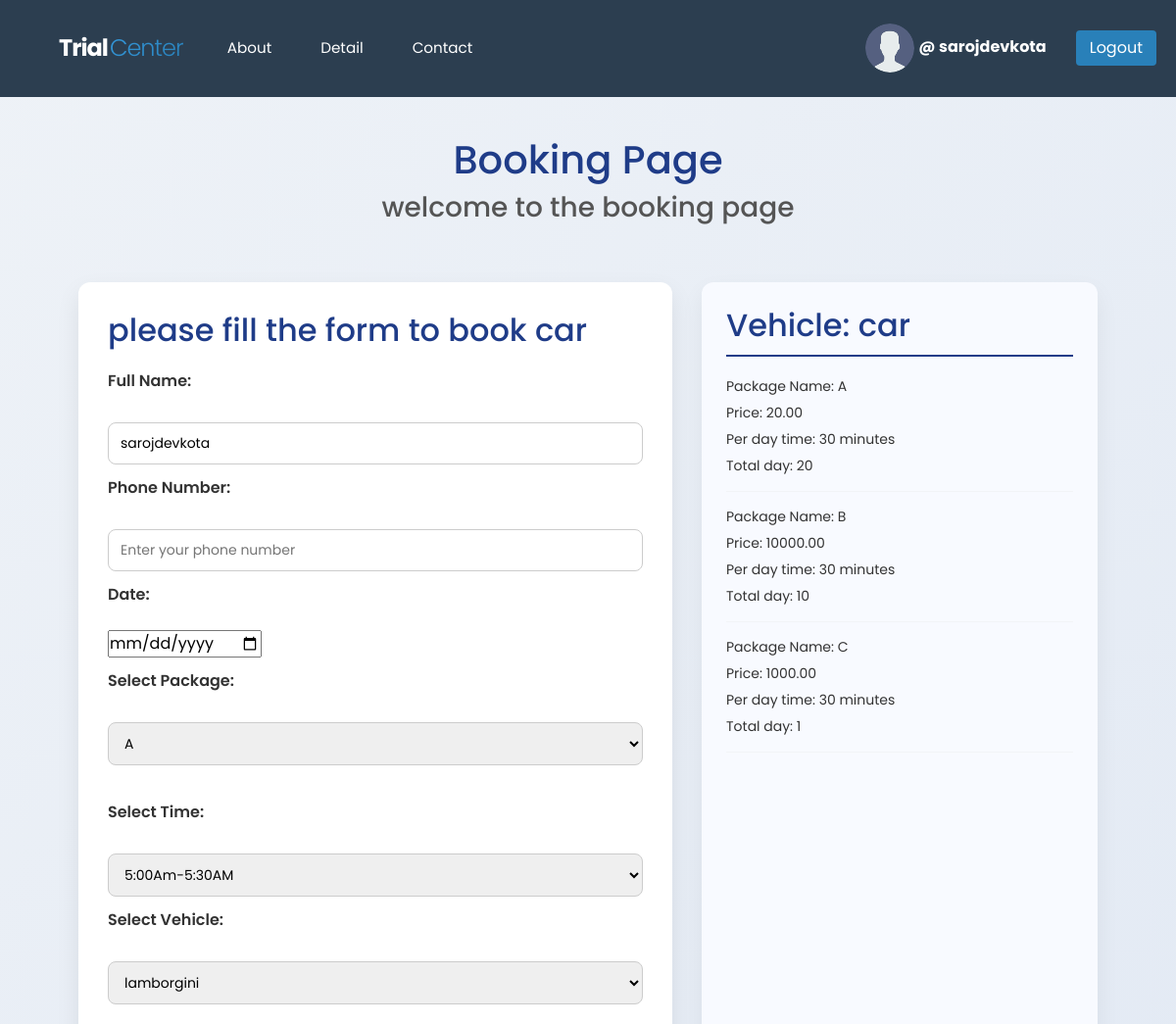
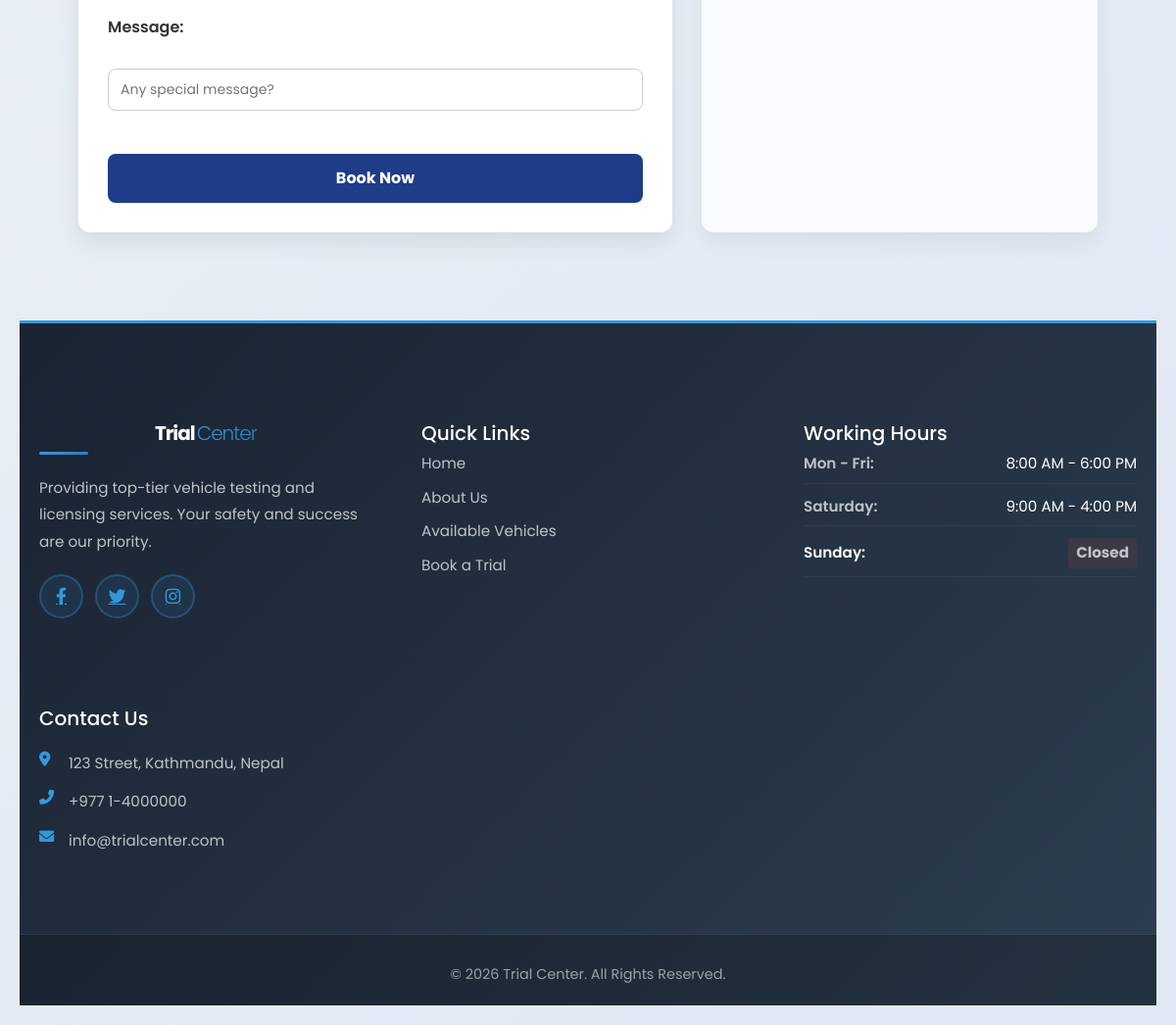
The page /booking/?vehicle=3&type=car (signed in) on the database its author committed (2 pictures, top to bottom).
### base/models.py (models this page shows, shortened)
class Catogery(models.Model):
    name = models.CharField(max_length=100)

class Package(models.Model):
    vehicle=models.ForeignKey(Catogery, on_delete=models.CASCADE)
    package_name=models.CharField(max_length=200)
    price=models.DecimalField(max_digits=10, decimal_places=2)
    time=models.CharField(max_length=100)
    duration_days=models.IntegerField()

### base/views.py (the view, shortened to what this page needs)
# urls.py: path('booking/',views.booking, name='booking'),
@login_required(login_url='login')
def booking(request):
    Booking.objects.filter(
        expiry_date__lt=timezone.now().date(),
        is_active=True
    ).update(is_active=False)
    selected_vehicle_id = request.GET.get('vehicle')
    selected_vehicle_name = request.GET.get('type')
    packages = Package.objects.filter(vehicle__name=selected_vehicle_name)
    vehicles = Vehicle.objects.filter(catogery__name=selected_vehicle_name)
    available_trial_times = Timeslot.objects.all()
    return render(request, 'booking.html', {
        'packages': packages,
        'vehicle': vehicles,
        'available_trial_times': available_trial_times,
        'selected_vehicle_id': selected_vehicle_id,
        'selected_vehicle_name': selected_vehicle_name
    })

### templates/booking.html (shortened to what this page needs)
{% extends 'main.html' %}
{% block content %}
<h1>Booking Page</h1>
<h3>welcome to the booking page</h3>
<div class ="booking-container">
    <div>
        <h2>please fill the form to book {{ selected_vehicle_name }}</h2>
        <form action="" method="post">
            <label for="fname">Full Name:</label><br>
            <input type="text" id="fname" name="fname" value={{request.user}} placeholder="Enter your full name"><br>
            <label for="phone">Phone Number:</label><br>
            <input type="tel" id="phone" name="phone"  placeholder="Enter your phone number"><br>
             <label for="phone">Date:</label><br>
            <input type="date" id="date" name="date" ><br>
            <label for="package">Select Package:</label><br>
            <select id="package" name="package">
                {% for i in packages %}
                <option value="{{i.id}}">{{i.package_name}}</option>
                {% endfor %}
            </select><br><br>
            <label>Select Time:</label><br>
<select name="time" required>
    {% for i in available_trial_times %}
        <option value="{{ i.id }}">
            {{ i.time}}
        </option>
    {% endfor %}
</select><br>
            <label for="vehicle">Select Vehicle:</label><br>
            <select id="vehicle" name="vehicle">
    {% for i in vehicle %}
        <option value="{{ i.id }}"
            {% if i.id|stringformat:"s" == selected_vehicle_id %}
                selected
            {% endif %}
        >
            {{ i.name }}
        </option>
    {% endfor %}
</select><br><br>
            <label for="message">Message:</label><br>
            <input type="text" id="message" name="message" placeholder="Any special message?"><br><br>
            <input type="submit" value="Book Now">
        </form>
    </div>
    <div>
        <h2>Vehicle: {{ selected_vehicle_name }}</h2>
   {% for i in packages %}
        <p>Package Name: {{i.package_name}}</p>
        <p>Price: {{i.price}}</p>
        <p>Per day time: {{i.time}}</p>
        <p>Total day: {{i.duration_days}}</p>
        <hr>
   {% endfor %}
    </div>
    {% endblock %}

### templates/main.html (shortened to what this page needs)
 {% load static %}
<!DOCTYPE html>
<html lang="en">
<head>
    <link href="https://cdn.jsdelivr.net/npm/bootstrap@5.3.0/dist/css/bootstrap.min.css" rel="stylesheet">
    <link rel="stylesheet" href="{% static 'css/style.css' %}">
</head>
    <body>
    <div style="background-color: #2c3e50 ; padding: 20px; display: flex; align-items:center; justify-content: space-between; font-family: Arial, sans-serif;">
       <div class="nav-container">
    <a href="{% url 'home' %}" class="logo-link">
        <h3 class="footer-logo">Trial<span>Center</span></h3>
    </a>
    <div class="nav-links">
        <a href="{% url 'about' %}" class="nav-item">About</a>
            <a href="{% url 'detail' %}" class="nav-item">Detail</a>
            <a href="{% url 'contact' %}" class="nav-item">Contact</a>
    </div>
</div>
<div style="display: flex; align-items: center; justify-content: center; gap: 15px;">
    {% if user.is_authenticated %}
        <div style="display: flex; align-items: center; gap: 10px;">
           <a href="{% url 'profile' request.user.id %}" style="text-decoration: none; color: inherit;">
             <img src="{% static 'avatar.svg' %}"
             alt="Profile Picture"
             width="50" height="50"
             style="border-radius: 50%; object-fit: cover;">
            <span style="font-weight: bold; color:white">@ {{ request.user.username }}</span>
        </div>
    <a href="{% url 'logout' %}">
        <button style="
            padding: 6px 14px;
            border: none;
            border-radius: 4px;
            background-color: #2980b9;
            color: white;
            cursor: pointer;
        "
        onmouseover="this.style.backgroundColor='#1f618d'"
        onmouseout="this.style.backgroundColor='#2980b9'">
            Logout
        </button>
    </a>
</div>
            {% endif %}
        </div>
 <div class="page-wrapper">
        {% block content %}
        {% endblock %}
 </div>
        <footer class="footer-section"style="background-color: #4e4b4bff;">
    <div class="footer-container">
        <div class="footer-col">
            <h3 class="footer-logo">Trial<span>Center</span></h3>
            <p>Providing top-tier vehicle testing and licensing services. Your safety and success are our priority.</p>
            <div class="social-links">
                <a href="#"><i class="fab fa-facebook-f"></i></a>
                <a href="#"><i class="fab fa-twitter"></i></a>
                <a href="#"><i class="fab fa-instagram"></i></a>
            </div>
        </div>
        <div class="footer-col">
            <h5>Quick Links</h5>
            <ul>
                <li><a href="{% url 'home' %}">Home</a></li>
                <li><a href="{% url 'about' %}">About Us</a></li>
                <li><a href="{% url 'detail' %}">Available Vehicles</a></li>
                <li><a href="{% url 'contact' %}">Book a Trial</a></li>
            </ul>
        </div>
        <div class="footer-col">
            <h5>Working Hours</h5>
            <ul class="hours-list">
                <li><span>Mon - Fri:</span> 8:00 AM - 6:00 PM</li>
                <li><span>Saturday:</span> 9:00 AM - 4:00 PM</li>
                <li><span>Sunday:</span> <span class="closed">Closed</span></li>
            </ul>
        </div>
        <div class="footer-col">
            <h5>Contact Us</h5>
            <div class="contact-info">
                <p><i class="fas fa-map-marker-alt"></i> 123 Street, Kathmandu, Nepal</p>
                <p><i class="fas fa-phone-alt"></i> +977 1-4000000</p>
                <p><i class="fas fa-envelope"></i> info@trialcenter.com</p>
            </div>
        </div>
    </div>
    <div class="footer-bottom">
        <p>&copy; 2026 Trial Center. All Rights Reserved.</p>
    </div>
</footer>
<link rel="stylesheet" href="https://cdnjs.cloudflare.com/ajax/libs/font-awesome/6.0.0/css/all.min.css">
</body>
</html>

### static/css/style.css (style rules this page uses)
* { margin: 0; padding: 0; box-sizing: border-box; font-family: "Poppins", sans-serif; }
body { margin: 0; padding: 0; background: #f9f9f9; min-height: 100vh; overflow-y: auto; }
.page-wrapper { padding: 20px; max-width: 1400px; margin: 0 auto; }
input[type="submit"] { width: 100%; height: 50px; border: 1px solid; background: #2691d9; border-radius: 25px; font-size: 18px; color: #e9f4fb; font-weight: 700; cursor: pointer; outline: none; }
.footer-section { background: linear-gradient(135deg, #1a2332 0%, #2c3e50 100%); color: white; padding: 80px 20px 40px; margin-top: 60px; position: relative; border-top: 3px solid #3498db; }
.footer-container { max-width: 1200px; margin: 0 auto; display: grid; grid-template-columns: repeat(auto-fit, minmax(260px, 1fr)); gap: 50px; margin-bottom: 50px; }
.footer-col { padding: 20px 0; transition: transform 0.3s ease; }
.footer-col h3, .footer-col h4 { margin-bottom: 20px; font-size: 1.25rem; font-weight: 700; color: #ffffff; position: relative; padding-bottom: 10px; }
.footer-col h3::after, .footer-col h4::after { content: ''; position: absolute; bottom: 0; left: 0; width: 50px; height: 3px; background: linear-gradient(90deg, #3498db, #2980b9); border-radius: 2px; }
.footer-col p { line-height: 1.8; font-size: 0.95rem; color: #bdc3c7; margin-bottom: 15px; }
.footer-col ul { list-style: none; padding: 0; }
.footer-col ul li { margin-bottom: 12px; font-size: 0.95rem; }
.footer-col ul li a { color: #bdc3c7; text-decoration: none; transition: all 0.3s ease; display: inline-flex; align-items: center; gap: 8px; }
.social-links { display: flex; gap: 12px; margin-top: 20px; }
.social-links a { width: 45px; height: 45px; background: rgba(52, 152, 219, 0.1); border: 2px solid rgba(52, 152, 219, 0.3); border-radius: 50%; display: flex; align-items: center; justify-content: center; color: #3498db; transition: all 0.3s ease; font-size: 1.1rem; }
.footer-logo { font-size: 1.8rem; font-weight: 700; margin-bottom: 15px; letter-spacing: -0.5px; }
.footer-logo span { background: linear-gradient(135deg, #3498db, #2980b9); -webkit-background-clip: text; -webkit-text-fill-color: transparent; background-clip: text; font-weight: 500; margin-left: 3px; }
.hours-list { list-style: none; padding: 0; }
.hours-list li { margin-bottom: 12px; font-size: 0.95rem; display: flex; justify-content: space-between; align-items: center; padding-bottom: 8px; border-bottom: 1px solid rgba(255, 255, 255, 0.05); }
.hours-list span:first-child { font-weight: 600; color: #ffffff; }
.hours-list span:last-child { color: #bdc3c7; }
.closed { color: #e74c3c; font-weight: 700; background: rgba(231, 76, 60, 0.1); padding: 4px 8px; border-radius: 4px; }
.contact-info { margin-top: 20px; }
.contact-info p { margin-bottom: 12px; display: flex; align-items: flex-start; gap: 12px; font-size: 0.95rem; color: #bdc3c7; transition: color 0.3s ease; }
.contact-info i { color: #3498db; margin-top: 2px; min-width: 18px; }
.footer-bottom { border-top: 1px solid rgba(255, 255, 255, 0.1); padding-top: 30px; padding-bottom: 20px; text-align: center; color: #95a5a6; font-size: 0.9rem; background: rgba(0, 0, 0, 0.2); margin: 0 -20px -40px -20px; padding-left: 20px; padding-right: 20px; }
.footer-bottom p { margin: 0; }
.nav-container { background-color: #1a2332; display: flex; align-items: center; justify-content: space-between; padding: 15px 40px; font-family: 'Segoe UI', Roboto, sans-serif; position: relative; z-index: 999; }
.logo-link { text-decoration: none; margin-right: 30px; }
.nav-links { display: flex; align-items: center; gap: 20px; flex-grow: 1; }
.nav-item { color: white; text-decoration: none; text-transform: capitalize; padding: 8px 15px; border-radius: 5px; transition: all 0.3s ease; font-size: 0.95rem; }

### templates/main.html (style rules this page uses)
.nav-container { background-color: #2c3e50 ; display: flex; align-items: center; justify-content: space-between; padding: 10px 40px; font-family: 'Segoe UI', Roboto, sans-serif; }
.logo-link { text-decoration: none; margin-right: 30px; }
.footer-logo { color: white; margin: 0; font-size: 1.5rem; letter-spacing: -1px; font-weight: 700; }
.footer-logo span { color: #ede2d2; font-weight: 300; margin-left: 2px; }
.nav-links { display: flex; align-items: center; gap: 20px; flex-grow: 1; }
.nav-item { color: white; text-decoration: none; text-transform: capitalize; padding: 8px 15px; border-radius: 5px; transition: all 0.3s ease; font-size: 0.95rem; }

### rows shown on the page
Catogery: name "car"
Package: package_name "A", price "20.00", time "30 minutes", duration_days "20"
Package: package_name "B", price "10000.00", time "30 minutes", duration_days "10"
Package: package_name "C", price "1000.00", time "30 minutes", duration_days "1"

### other values the page prints
{{ request.user.username }} "sarojdevkota"
form field package "A"
form field time "5:00Am-5:30AM"
form field vehicle "lamborgini"
